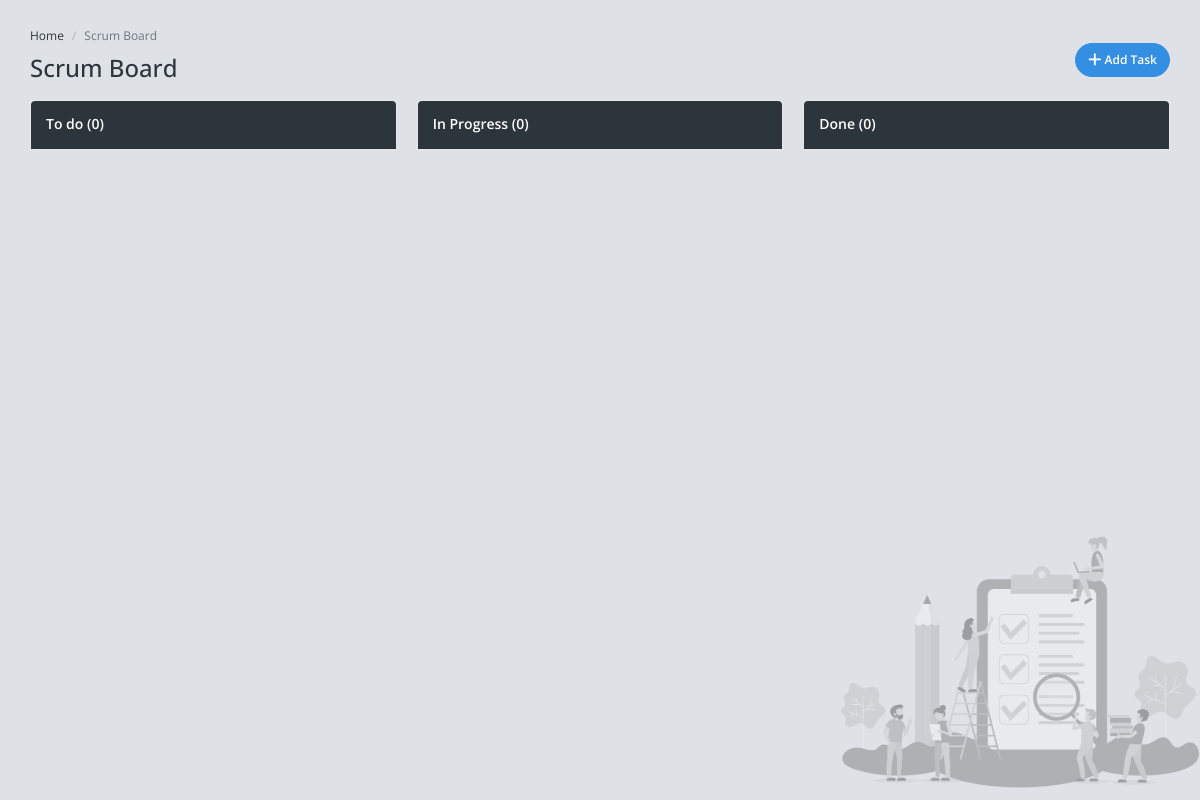
/, run on an earlier commit of the app's database.
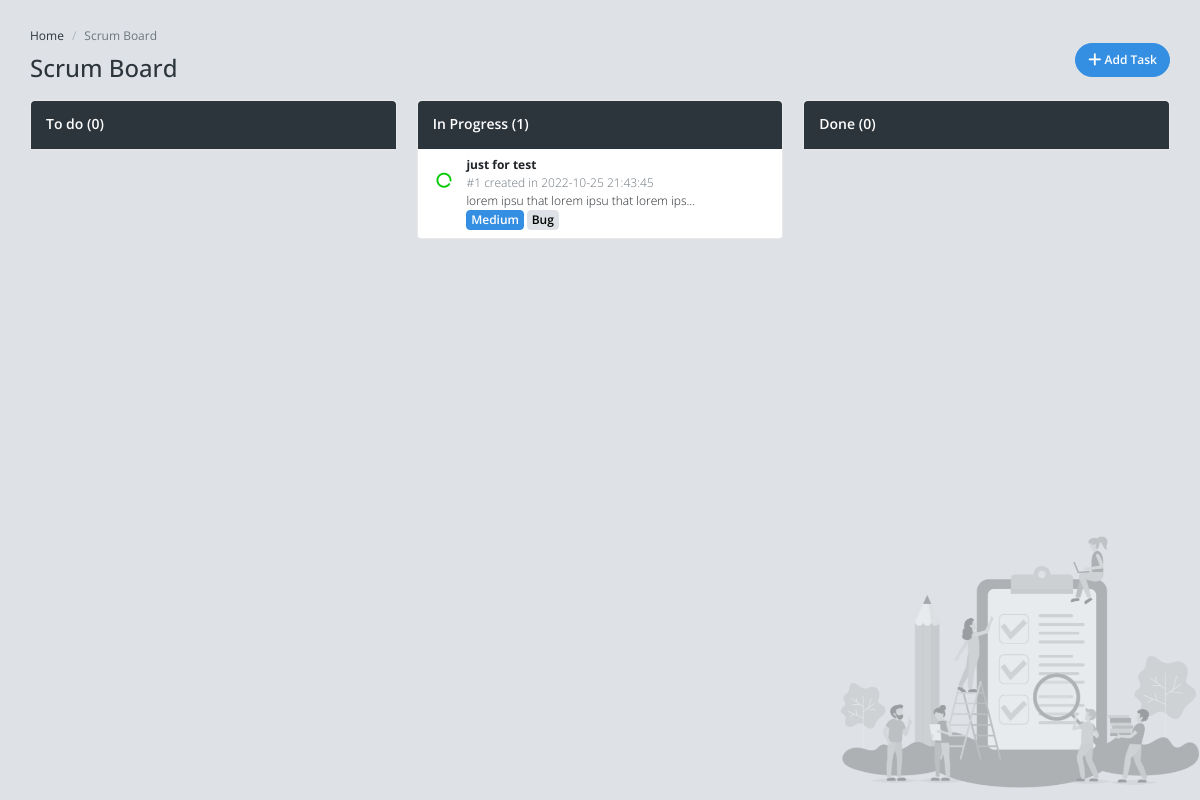
And on a later commit of the database.
### tables this page shows
CREATE TABLE IF NOT EXISTS `tasks` (
  `id` int NOT NULL AUTO_INCREMENT,
  `title` varchar(255) NOT NULL,
  `type_id` int NOT NULL,
  `priority_id` int NOT NULL,
  `status_id` int NOT NULL,
  `task_datetime` datetime NOT NULL,
  `description` text NOT NULL,
  PRIMARY KEY (`id`),
  KEY `type_id` (`type_id`),
  KEY `priority_id` (`priority_id`),
  KEY `status_id` (`status_id`)
);

CREATE TABLE IF NOT EXISTS `priorities` (
  `id` int NOT NULL AUTO_INCREMENT,
  `name` varchar(255) NOT NULL,
  PRIMARY KEY (`id`)
);

CREATE TABLE IF NOT EXISTS `types` (
  `id` int NOT NULL AUTO_INCREMENT,
  `name` varchar(255) NOT NULL,
  PRIMARY KEY (`id`)
);

### controller.php (called while the page is built, shortened)
<?php
    $allTasks = getTasks();
    $inProgressCount = 0;
    $allTasksCount = 1;
?>

### database.php (called while the page is built, shortened)
<?php
    function connect(){
        $serv = "localhost";
        $user = "root";
        $password = "";
        $DB = "youcodescrumboard";
        $con = new mysqli($serv , $user , $password , $DB);
        return $con;
    }
?>

### scripts.php (called while the page is built, shortened)
<?php
    include('database.php');
    function getTasks()
    {
        $sql = "SELECT ts.id as idTask,
            ts.title as titleTask,
            ts.type_id as typeTask,
            ts.priority_id as priorityTask,
            ts.status_id as statusTask,
            ts.task_datetime as dateTask,
            ts.description as descriptionTask,
            ty.name as nameType,
            st.name as nameStatus,
            pr.name as namePriority
            FROM tasks ts, types ty, statuses st, priorities pr
            WHERE ty.id = ts.type_id
            AND pr.id = ts.priority_id
            AND st.id = ts.status_id;";
        $result = connect() -> query($sql);
        return $result;
    }
?>

### index.php (the view, shortened to what the changed rows need)
<?php
    include ('scripts.php');
    include('controller.php');
?>
<!DOCTYPE html>
<html lang="en">
    <head>
        <link href="https://cdn.jsdelivr.net/npm/bootstrap@5.1.3/dist/css/bootstrap.min.css" rel="stylesheet" />
        <link href="assets/css/vendor.min.css" rel="stylesheet" />
        <link href="assets/css/default/app.min.css" rel="stylesheet" />
        <link href="assets/css/style.css" rel="stylesheet" />
    </head>
    <body>
        <div id="app" class="app-without-sidebar">
            <div id="content" class="app-content main-style">
                <div class="nav justify-content-between align-items-center">
                    <div>
                        <h1 class="page-header">Scrum Board</h1>
                    </div>
                </div>
                <div class="row">
                    <div class="col-lg-4 mb-3 col-md-6">
                        <div class="card">
                            <div class="card-header bg-dark">
                                <h4 class="text-white pt-2">In Progress (<span id="in-progress-tasks-count"><?php echo $inProgressCount; ?></span>)</h4>
                            </div>
                            <div class="list-group list-group-flush" id="inProgress-tasks">
                                <?php foreach ($allTasks as $tasks) {
                                    if($tasks['nameStatus'] === "In Progress"){?>
                                <button id="inProgress-box" class="d-flex list-group-item w-100 pb-2 py-2 px-1" onclick="getTask('<?php echo $tasks['idTask']; ?>','<?php echo $tasks['dateTask']; ?>')">
                                    <div class="m-3 rotate">
                                        <i class="fa-lg fa-solid fa-circle-notch green"></i>
                                    </div>
                                    <div class="text-start">
                                        <div class="fw-bolder" id="taskTitle<?= $tasks['idTask'] ?>" ><?php echo $tasks['titleTask']; ?></div>
                                        <div class="description-max-width">
                                            <div class="fw-light text-secondary" >#<?php echo $allTasksCount++ ." created in ".$tasks['dateTask']; ?></div>
                                            <div class="text-truncate fw-light" id="taskDescription<?= $tasks['idTask'] ?>"><?php echo $tasks['descriptionTask']; ?></div>
                                        </div>
                                        <span class="btn btn-primary px-1 py-0" id="taskPriority<?= $tasks['idTask'] ?>"><?php echo $tasks['namePriority']; ?></span>
                                        <span class="btn btn-gray-300 text-black px-1 py-0" id="taskType<?= $tasks['idTask'] ?>"><?php echo $tasks['nameType']; ?></span>
                                    </div>
                                </button>
                                <?php   }
                                    } ?>
                            </div>
                        </div>
                    </div>
                </div>
            </div>
        </div>
    </body>
</html>

What changed in the data, as far as the page shows it:
added tasks: title "just for test", task_datetime "2022-10-25 21:43:45", description "lorem ipsu that lorem ipsu that lorem ips…", priority.name "Medium", type.name "Bug"
Also different on the page:
$inProgressCount: "0" → "1"
